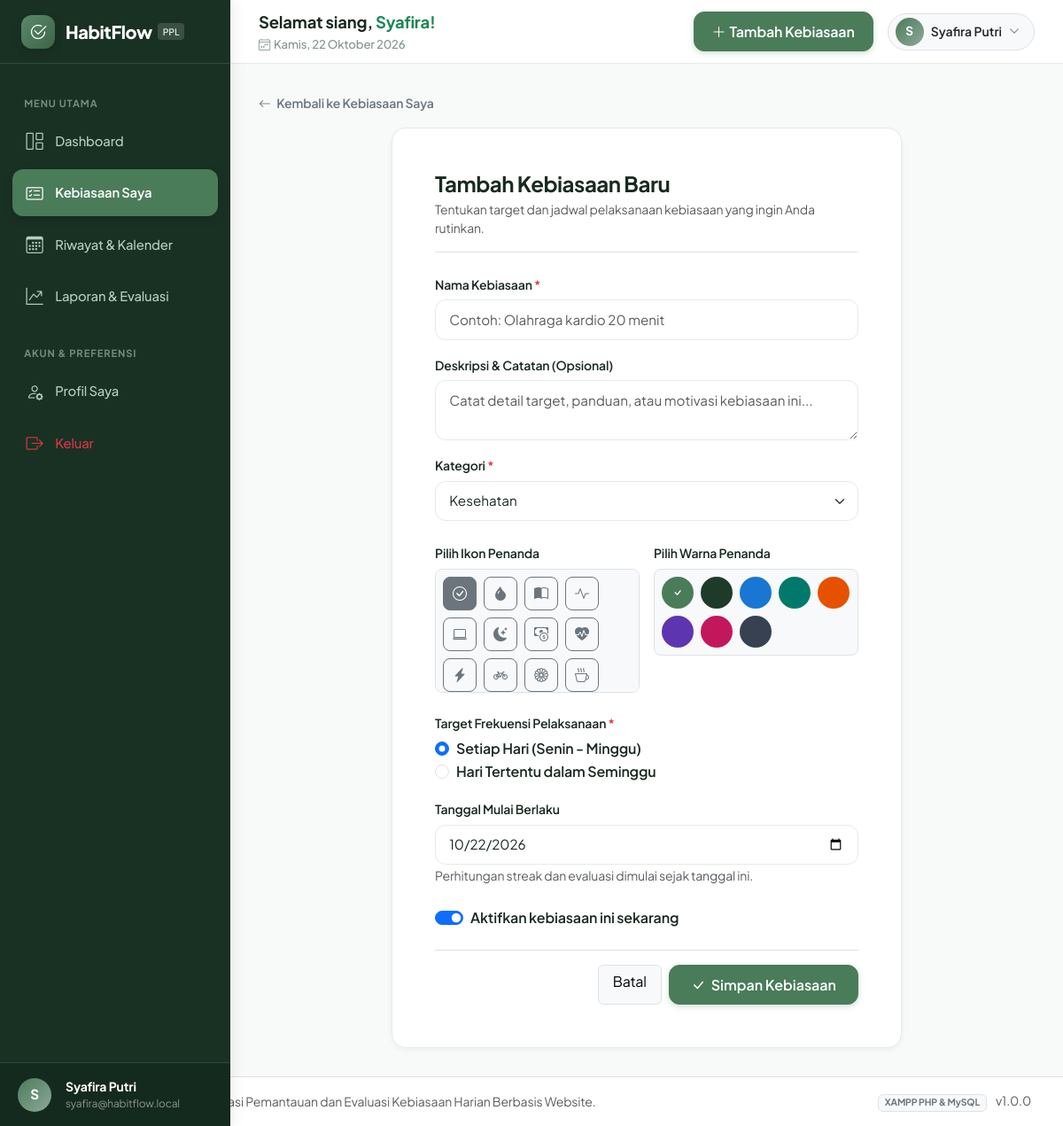
The page /habits/create.php (signed in) on the database its author committed.
### tables this page shows
CREATE TABLE `users` (
    `id` INT UNSIGNED AUTO_INCREMENT PRIMARY KEY,
    `name` VARCHAR(100) NOT NULL,
    `email` VARCHAR(150) NOT NULL UNIQUE,
    `password` VARCHAR(255) NOT NULL,
    `bio` VARCHAR(255) DEFAULT 'Membangun kebiasaan baik setiap hari.',
    `created_at` DATETIME DEFAULT CURRENT_TIMESTAMP,
    `updated_at` DATETIME DEFAULT CURRENT_TIMESTAMP ON UPDATE CURRENT_TIMESTAMP,
    INDEX `idx_users_email` (`email`)
);

### config/database.php (called while the page is built, shortened)
<?php
function get_db_connection() {
    static $pdo = null;
    if ($pdo === null) {
        $dsn = "mysql:host=" . DB_HOST . ";dbname=" . DB_NAME . ";charset=" . DB_CHARSET;
        $options = [
            PDO::ATTR_ERRMODE            => PDO::ERRMODE_EXCEPTION,
            PDO::ATTR_DEFAULT_FETCH_MODE => PDO::FETCH_ASSOC,
            PDO::ATTR_EMULATE_PREPARES   => false,
        ];
        try {
            $pdo = new PDO($dsn, DB_USER, DB_PASS, $options);
        } catch (PDOException $e) {
            error_log("Database connection error: " . $e->getMessage());
            die("
                <div style='font-family:sans-serif; max-width:600px; margin:50px auto; padding:24px; border:1px solid #e2e8f0; border-radius:12px; background:#fff7ed; color:#9a3412;'>
                    <h2 style='margin-top:0;'>Gagal Terhubung ke Database</h2>
                    <p>HabitFlow tidak dapat terhubung ke database MySQL. Pastikan layanan MySQL di XAMPP sudah berjalan dan database <strong>" . htmlspecialchars(DB_NAME) . "</strong> sudah diimpor.</p>
                    <p style='font-size:0.875rem; color:#78350f;'>Silakan periksa konfigurasi pada file <code>config/database.php</code>.</p>
                </div>
            ");
        }
    }
    return $pdo;
}

### includes/auth.php (called while the page is built, shortened)
<?php
function is_logged_in() {
    return !empty($_SESSION['user_id']) && is_numeric($_SESSION['user_id']);
}
function current_user($pdo) {
    static $user = null;
    if ($user !== null) {
        return $user;
    }
    $stmt = $pdo->prepare("SELECT id, name, email, bio, created_at FROM users WHERE id = ?");
    $stmt->execute([$_SESSION['user_id']]);
    $user = $stmt->fetch();
    return $user;
}

### includes/functions.php (called while the page is built, shortened)
<?php
function e($value) {
    return htmlspecialchars((string)($value ?? ''), ENT_QUOTES, 'UTF-8');
}
function format_date_indo($dateStr, $withDay = true) {
    $timestamp = strtotime($dateStr);
    $days = ['Minggu', 'Senin', 'Selasa', 'Rabu', 'Kamis', 'Jumat', 'Sabtu'];
    $months = [
        1 => 'Januari', 2 => 'Februari', 3 => 'Maret', 4 => 'April',
        5 => 'Mei', 6 => 'Juni', 7 => 'Juli', 8 => 'Agustus',
        9 => 'September', 10 => 'Oktober', 11 => 'November', 12 => 'Desember'
    ];
    $dayName = $days[(int)date('w', $timestamp)];
    $day = date('j', $timestamp);
    $month = $months[(int)date('n', $timestamp)];
    $year = date('Y', $timestamp);
    if ($withDay) {
        return "{$dayName}, {$day} {$month} {$year}";
    }
    return "{$day} {$month} {$year}";
}
function get_greeting() {
    $hour = (int)date('G');
    if ($hour >= 4 && $hour < 11) {
        return 'Selamat pagi';
    } elseif ($hour >= 11 && $hour < 15) {
        return 'Selamat siang';
    } elseif ($hour >= 15 && $hour < 18) {
        return 'Selamat sore';
    } else {
        return 'Selamat malam';
    }
}

### habits/create.php (the view, shortened to what this page needs)
<?php
$pdo = get_db_connection();
$user = current_user($pdo);
$availableIcons = [
    'bi-check-circle' => 'Centang',
    'bi-droplet-fill' => 'Air / Minum',
    'bi-book-half' => 'Buku / Membaca',
    'bi-activity' => 'Olahraga / Fitness',
    'bi-laptop' => 'Belajar / Kerja',
    'bi-moon-stars-fill' => 'Tidur / Doa',
    'bi-cash-coin' => 'Keuangan / Nabung',
    'bi-heart-pulse-fill' => 'Kesehatan',
    'bi-lightning-charge-fill' => 'Fokus / Produktivitas',
    'bi-bicycle' => 'Gowes / Jalan',
    'bi-flower1' => 'Meditasi / Alam',
    'bi-cup-hot' => 'Nutrisi / Sarapan',
    'bi-pencil-square' => 'Menulis Jurnal'
];
$availableColors = [
    '#4A7C59' => 'Sage Green',
    '#1E3A2B' => 'Forest Green',
    '#1976D2' => 'Sapphire Blue',
    '#00796B' => 'Deep Teal',
    '#E65100' => 'Vibrant Amber',
    '#5E35B1' => 'Royal Purple',
    '#C2185B' => 'Rose Pink',
    '#374151' => 'Slate Dark'
];
$categories = $pdo->query("SELECT * FROM categories ORDER BY id ASC")->fetchAll();
$errors = [];
$name = '';
$description = '';
$categoryId = 1;
$color = '#4A7C59';
$frequencyType = 'daily';
$startDate = date('Y-m-d');
$isActive = 1;
$activeMenu = 'habits';
require_once __DIR__ . '/../includes/header.php';
require_once __DIR__ . '/../includes/sidebar.php';
?>
<main class="app-main">
    <?php require_once __DIR__ . '/../includes/topbar.php'; ?>
    <div class="app-content">
        <div class="mb-3">
            <a href="<?= BASE_URL ?>/habits/index.php" class="text-secondary small fw-semibold text-decoration-none">
                <i class="bi bi-arrow-left me-1"></i> Kembali ke Kebiasaan Saya
            </a>
        </div>
        <div class="row justify-content-center">
            <div class="col-lg-8">
                <div class="card-habit p-4 p-md-5">
                    <div class="border-bottom pb-3 mb-4">
                        <h4 class="fw-bold mb-1">Tambah Kebiasaan Baru</h4>
                        <p class="text-muted small mb-0">Tentukan target dan jadwal pelaksanaan kebiasaan yang ingin Anda rutinkan.</p>
                    </div>
                    <form action="<?= BASE_URL ?>/habits/create.php" method="POST" novalidate>
                        <div class="mb-3">
                            <label for="name" class="form-label">Nama Kebiasaan <span class="text-danger">*</span></label>
                            <input type="text" class="form-control <?= !empty($errors['name']) ? 'is-invalid' : '' ?>" id="name" name="name" value="<?= e($name) ?>" placeholder="Contoh: Olahraga kardio 20 menit" required>
                        </div>
                        <div class="mb-3">
                            <label for="description" class="form-label">Deskripsi & Catatan (Opsional)</label>
                            <textarea class="form-control" id="description" name="description" rows="2" placeholder="Catat detail target, panduan, atau motivasi kebiasaan ini..."><?= e($description) ?></textarea>
                        </div>
                        <div class="mb-4">
                            <label for="category_id" class="form-label">Kategori <span class="text-danger">*</span></label>
                            <select class="form-select <?= !empty($errors['category_id']) ? 'is-invalid' : '' ?>" id="category_id" name="category_id" required>
                                <?php foreach ($categories as $cat): ?>
                                    <option value="<?= $cat['id'] ?>" <?= $categoryId == $cat['id'] ? 'selected' : '' ?>>
                                        <?= e($cat['name']) ?>
                                    </option>
                                <?php endforeach; ?>
                            </select>
                        </div>
                        <div class="row g-3 mb-4">
                            <div class="col-md-6">
                                <label class="form-label">Pilih Ikon Penanda</label>
                                <div class="d-flex flex-wrap gap-2 p-2 bg-light rounded-3 border" style="max-height: 140px; overflow-y: auto;">
                                    <?php foreach ($availableIcons as $iconClass => $iconLabel): ?>
                                        <div>
                                            <label class="btn btn-sm btn-outline-secondary d-flex align-items-center justify-content-center p-2 rounded-3" for="icon_<?= $iconClass ?>" title="<?= e($iconLabel) ?>" style="width: 38px; height: 38px;">
                                                <i class="bi <?= $iconClass ?> fs-6"></i>
                                            </label>
                                        </div>
                                    <?php endforeach; ?>
                                </div>
                            </div>
                            <div class="col-md-6">
                                <label class="form-label">Pilih Warna Penanda</label>
                                <div class="d-flex flex-wrap gap-2 p-2 bg-light rounded-3 border" style="max-height: 140px;">
                                    <?php foreach ($availableColors as $hex => $colorLabel): ?>
                                        <div>
                                            <label class="btn btn-sm border-0 d-flex align-items-center justify-content-center rounded-circle" for="col_<?= substr($hex, 1) ?>" title="<?= e($colorLabel) ?>" style="width: 36px; height: 36px; background-color: <?= $hex ?>; cursor: pointer;">
                                                <?php if ($color === $hex): ?>
                                                    <i class="bi bi-check text-white fw-bold"></i>
                                                <?php endif; ?>
                                            </label>
                                        </div>
                                    <?php endforeach; ?>
                                </div>
                            </div>
                        </div>
                        <div class="mb-3">
                            <label class="form-label d-block">Target Frekuensi Pelaksanaan <span class="text-danger">*</span></label>
                            <div class="form-check form-check-inline">
                                <input class="form-check-input" type="radio" name="frequency_type" id="freqDaily" value="daily" <?= $frequencyType === 'daily' ? 'checked' : '' ?>>
                                <label class="form-check-label fw-semibold" for="freqDaily">Setiap Hari (Senin - Minggu)</label>
                            </div>
                            <div class="form-check form-check-inline">
                                <input class="form-check-input" type="radio" name="frequency_type" id="freqWeekly" value="weekly_custom" <?= $frequencyType === 'weekly_custom' ? 'checked' : '' ?>>
                                <label class="form-check-label fw-semibold" for="freqWeekly">Hari Tertentu dalam Seminggu</label>
                            </div>
                        </div>
                        <div class="mb-4">
                            <label for="start_date" class="form-label">Tanggal Mulai Berlaku</label>
                            <input type="date" class="form-control" id="start_date" name="start_date" value="<?= e($startDate) ?>" required>
                            <small class="text-muted">Perhitungan streak dan evaluasi dimulai sejak tanggal ini.</small>
                        </div>
                        <div class="form-check form-switch mb-4">
                            <input class="form-check-input" type="checkbox" role="switch" id="is_active" name="is_active" value="1" <?= $isActive ? 'checked' : '' ?>>
                            <label class="form-check-label fw-semibold" for="is_active">Aktifkan kebiasaan ini sekarang</label>
                        </div>
                        <div class="d-flex justify-content-end gap-2 pt-3 border-top">
                            <a href="<?= BASE_URL ?>/habits/index.php" class="btn btn-light border px-3">Batal</a>
                            <button type="submit" class="btn btn-primary-habit px-4">
                                <i class="bi bi-check-lg me-1"></i> Simpan Kebiasaan
                            </button>
                        </div>
                    </form>
                </div>
            </div>
        </div>
    </div>
<?php require_once __DIR__ . '/../includes/footer.php'; ?>

### includes/sidebar.php (shortened to what this page needs)
<?php
$activeMenu = $activeMenu ?? 'dashboard';
?>
<aside class="app-sidebar" id="appSidebar">
    <div class="sidebar-brand">
        <a href="<?= BASE_URL ?>/dashboard.php" class="d-flex align-items-center text-decoration-none">
            <div class="brand-icon">
                <i class="bi bi-check2-circle"></i>
            </div>
            <div class="d-flex align-items-center">
                <span class="brand-text"><?= APP_NAME ?></span>
                <span class="brand-badge">PPL</span>
            </div>
        </a>
    </div>
    <div class="sidebar-nav">
        <div class="nav-section-title">Menu Utama</div>
        <ul class="nav flex-column mb-3">
            <li class="nav-item">
                <a class="nav-link <?= $activeMenu === 'dashboard' ? 'active' : '' ?>" href="<?= BASE_URL ?>/dashboard.php">
                    <i class="bi bi-grid-1x2"></i>
                    <span>Dashboard</span>
                </a>
            </li>
            <li class="nav-item">
                <a class="nav-link <?= $activeMenu === 'habits' ? 'active' : '' ?>" href="<?= BASE_URL ?>/habits/index.php">
                    <i class="bi bi-card-checklist"></i>
                    <span>Kebiasaan Saya</span>
                </a>
            </li>
            <li class="nav-item">
                <a class="nav-link <?= $activeMenu === 'history' ? 'active' : '' ?>" href="<?= BASE_URL ?>/history/index.php">
                    <i class="bi bi-calendar3"></i>
                    <span>Riwayat & Kalender</span>
                </a>
            </li>
            <li class="nav-item">
                <a class="nav-link <?= $activeMenu === 'reports' ? 'active' : '' ?>" href="<?= BASE_URL ?>/reports/index.php">
                    <i class="bi bi-graph-up-arrow"></i>
                    <span>Laporan & Evaluasi</span>
                </a>
            </li>
        </ul>
        <div class="nav-section-title">Akun & Preferensi</div>
        <ul class="nav flex-column">
            <li class="nav-item">
                <a class="nav-link <?= $activeMenu === 'profile' ? 'active' : '' ?>" href="<?= BASE_URL ?>/profile/index.php">
                    <i class="bi bi-person-gear"></i>
                    <span>Profil Saya</span>
                </a>
            </li>
            <li class="nav-item">
                <a class="nav-link text-danger" href="<?= BASE_URL ?>/auth/logout.php" onclick="return confirm('Apakah Anda yakin ingin keluar dari akun?');">
                    <i class="bi bi-box-arrow-right text-danger"></i>
                    <span>Keluar</span>
                </a>
            </li>
        </ul>
    </div>
    <?php if ($user): ?>
    <div class="sidebar-footer">
        <div class="user-quick-profile">
            <div class="user-avatar-circle me-3">
                <?= strtoupper(substr($user['name'], 0, 1)) ?>
            </div>
            <div class="overflow-hidden">
                <div class="fw-bold text-white text-truncate" style="font-size: 0.875rem;"><?= e($user['name']) ?></div>
                <div class="text-white-50 text-truncate" style="font-size: 0.75rem;"><?= e($user['email']) ?></div>
            </div>
        </div>
    </div>
    <?php endif; ?>
</aside>

### includes/topbar.php (shortened to what this page needs)
<?php
$greeting = get_greeting();
$todayIndo = format_date_indo(date('Y-m-d'));
?>
<header class="app-topbar">
    <div class="d-flex align-items-center">
        <div>
            <div class="greeting-text">
                <?= $greeting ?>, <span class="text-success"><?= e(explode(' ', $user['name'] ?? 'Pengguna')[0]) ?>!</span>
            </div>
            <div class="date-text">
                <i class="bi bi-calendar4-week me-1"></i><?= $todayIndo ?>
            </div>
        </div>
    </div>
    <div class="d-flex align-items-center gap-3">
        <a href="<?= BASE_URL ?>/habits/create.php" class="btn btn-primary-habit d-none d-sm-inline-flex align-items-center">
            <i class="bi bi-plus-lg me-1"></i>
            <span>Tambah Kebiasaan</span>
        </a>
        <div class="dropdown">
            <button class="btn btn-light d-flex align-items-center border rounded-pill py-1 ps-2 pe-3" type="button" data-bs-toggle="dropdown" aria-expanded="false">
                <div class="user-avatar-circle me-2" style="width: 32px; height: 32px; font-size: 0.85rem;">
                    <?= strtoupper(substr($user['name'] ?? 'U', 0, 1)) ?>
                </div>
                <span class="d-none d-md-inline fw-semibold text-dark me-2" style="font-size: 0.875rem;">
                    <?= e($user['name'] ?? 'Akun') ?>
                </span>
                <i class="bi bi-chevron-down text-muted" style="font-size: 0.75rem;"></i>
            </button>
        </div>
    </div>
</header>

### rows shown on the page
users: name "S", name "Syafira Putri", email "syafira@habitflow.local", name "Syafira"

### other values the page prints
APP_NAME "HabitFlow"
$greeting "Selamat siang"
$todayIndo "Kamis, 22 Oktober 2026"
APP_TITLE "Sistem Informasi Pemantauan dan Evaluasi Kebiasaan Harian Berbasis Website"
APP_VERSION "1.0.0"
form field category_id "Kesehatan"
